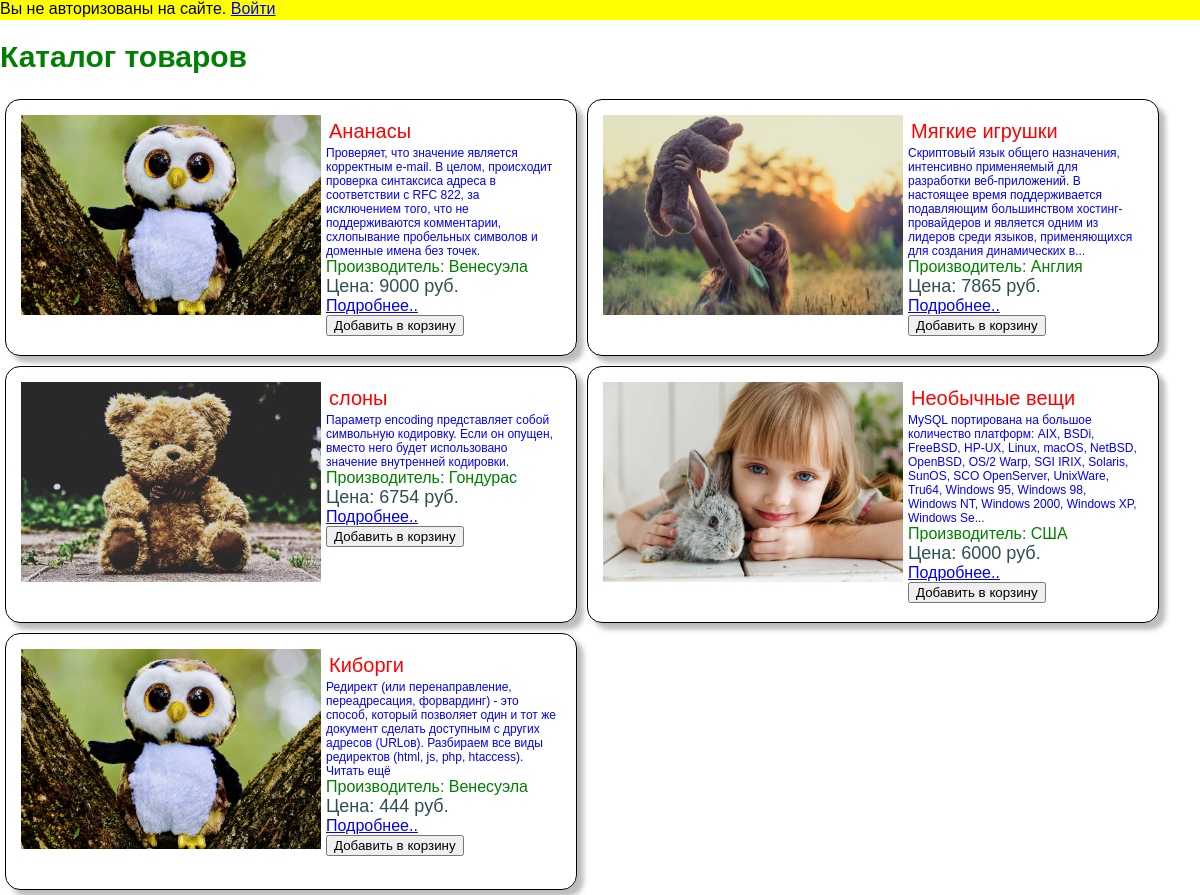
The page / on the database its author committed.
### tables this page shows
CREATE TABLE `products` (
  `id` int(11) NOT NULL,
  `name` varchar(50) NOT NULL,
  `text` text NOT NULL,
  `price` mediumint(9) NOT NULL,
  `manufacture` varchar(30) NOT NULL,
  `path` varchar(100) NOT NULL
);

### index.php (the view, shortened to what this page needs)
<?php
$tpl = file_get_contents('index.tpl');
require_once("config.php");
if ($_SESSION['login']) {
    $productsFromBasket = [];
    $login = $_SESSION['login'];
    $query =    "SELECT products.id as id, baskets.count as count, products.name as name, products.price as price
                FROM users,baskets,products WHERE ((users.id=baskets.id_users)AND(products.id=baskets.id_product)
                AND(users.login='$login'))";
    $result = mysqli_query($connect, $query) or die ("Error: ". mysqli_error($connect));
    $countAllProducts = 0;
    while($data = mysqli_fetch_assoc($result)){
        $productsFromBasket[] = $data;
        $countAllProducts+=$data['count'];
    }
    $infoAboutBasket = ['count'=>$countAllProducts, 'text'=>1, 'all'=>$productsFromBasket];
    $valueForBasket = json_encode($infoAboutBasket);
    $textLogin = "Вы на сайте под логином:".$_SESSION['login']. "<button id='basket' class='basket'> Корзина($countAllProducts товаров)</button>
    <input type='hidden' class='products_of_basket' value='$valueForBasket'></input>";
}else{
    $textLogin = "Вы не авторизованы на сайте. <a href='enter.php'>Войти</a><button id='basket' class='basket' style='display:none'> Корзина </button>";
}
$query = "SELECT * FROM products ORDER BY price DESC";
$result = mysqli_query($connect, $query);
$show = "";
while($data = mysqli_fetch_assoc($result))
{
    ((mb_strlen($data['text'])) > 250)?($text = mb_substr($data['text'],0,250)."..."):($text = $data['text']);
    $show .= "
    <div class='item'>
    <img src='".$data['path']."' alt='' class='item_img'>
    <div class='item__wpr'>
        <div class='item__title'>".$data['name']."</div>
        <div class='item__text'>".$text."</div>
        <div class='item__manufacturer'>Производитель: ".$data['manufacture']."</div>
        <div class='item__price'>Цена: ".$data['price']." руб.</div>
        <a class='item__link' href='product.php?id=".$data['id']."'>Подробнее..</a>
        <button class='item__button' data-name=".$data['id'].">Добавить в корзину</button>
    </div>
    </div>
    ";
}
$link = '<link rel="stylesheet" href="style.css?t='.microtime().' type="text/css" />';
$patterns = ['/{items}/','/{login}/','/{link}/'];
$replace = [$show,$textLogin,$link];
echo preg_replace($patterns, $replace, $tpl);
?>

### style.css (style rules this page uses)
body { margin: 0; padding: 0; font-family: Arial, Helvetica, sans-serif; }
.container { margin: 0 auto; width: 1200px; position: relative; }
.header { width: 100%; height: 20px; background-color:yellow; }
.title { color:green; font-size: 30px; }
.wpr { display: flex; flex-wrap: wrap; }
.item { border: 1px solid #000; border-radius: 15px; padding: 15px; display: flex; width: 45%; margin: 5px; box-shadow: 0.4em 0.4em 5px rgba(122,122,122,0.5); }
.item__wpr { padding: 5px; height: 215px; width: 50%; }
.item_img { width: 300px; height: 200px; }
.item__title { font-size: 20px; color:red; padding: 3px; padding-top: 0; }
.item__text { color:blue; font-size: 12px; }
.item__manufacturer { color: green; font-size: 16px; }
.item__price { color:darkslategrey; font-size: 18px; }

### rows shown on the page
products: path (picture), name "Ананасы", text "Проверяет, что значение является корректным e-mail. В целом, происходит проверка синтаксиса адреса в соответствии с RFC 822, за исключением того, что не поддерживаются комментарии, схлопывание пробельных символов и доменные имена без точек.", manufacture "Венесуэла", price "9000"
products: path (picture), name "Мягкие игрушки", text "Скриптовый язык общего назначения, интенсивно применяемый для разработки веб-приложений. В настоящее время поддерживается подавляющим большинством хостинг-провайдеров и является одним из лидеров среди языков, применяющихся для создания динамических в...", manufacture "Англия", price "7865"
products: path (picture), name "слоны", text "Параметр encoding представляет собой символьную кодировку. Если он опущен, вместо него будет использовано значение внутренней кодировки.", manufacture "Гондурас", price "6754"
products: path (picture), name "Необычные вещи", text "MySQL портирована на большое количество платформ: AIX, BSDi, FreeBSD, HP-UX, Linux, macOS, NetBSD, OpenBSD, OS/2 Warp, SGI IRIX, Solaris, SunOS, SCO OpenServer, UnixWare, Tru64, Windows 95, Windows 98, Windows NT, Windows 2000, Windows XP, Windows Se...", manufacture "США", price "6000"
products: path (picture), name "Киборги", text "Редирект (или перенаправление, переадресация, форвардинг) - это способ, который позволяет один и тот же документ сделать доступным с других адресов (URLов). Разбираем все виды редиректов (html, js, php, htaccess). Читать ещё", manufacture "Венесуэла", price "444"

### other values the page prints
preg_replace($patterns, $replace, $tpl) "Каталог товаров"
